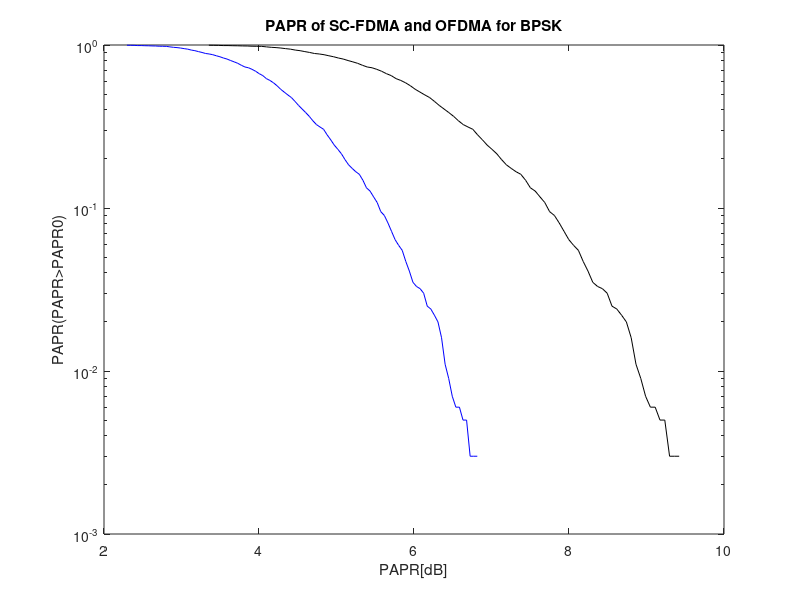

This figure's MATLAB source:
function paprSCFDMA()
   dataType = 'B-PSK'; % Modulation format.
   NS = 512; % Number of total subcarriers.
   Symbols = 16; % Data block size.
   Q = NS/Symbols; % Bandwidth spreading factor of SC-FDMA.
   BW = 5e6; % System bandwidth.
   Ts = 1/BW; % sampling rate.
   osf = 4; % Oversampling factor.
   Nsub = NS;
   Fsub = (0:Nsub-1)*BW/Nsub; % Subcarrier spacing of OFDMA.
   Runs = 1e3; % Number of iterations.
   papr1 = zeros(1,Runs); % Initialize the PAPR results for sc-fdma.
   papr3 = zeros(1,Runs); % Initialize the PAPR results for OFDMA
   for n = 1:Runs,
    % Generate random data.
    if strcmp(dataType , 'B-PSK') == 1
        tmp = round(rand(Symbols,2));
        tmp = tmp*2 - 1;
        data = (tmp(:,1) + 1i*tmp(:,2))/sqrt(2);
    elseif strcmp(dataType, '16QAM') == 1
        dataSet = [-3+3i -1+3i 1+3i 3+3i ...
                   -3+1i -1+1i 1+1i 3+1i ...
                   -3-1i -1-1i 1-1i 3-1i ...
                   -3-3i -1-3i 1-3i 3-3i];
        dataSet = dataSet / sqrt(mean(abs(dataSet).^2));
        tmp = ceil(rand(Symbols,1)*16);
        for k = 1:Symbols,
            if tmp(k) == 0
                tmp(k) = 1;
            end
            data(k) = dataSet(tmp(k));
        end
        data = data';
    end
    % Convert data to frequency domain.
    Z1 = fft(data);
    Z2 = fft(data);
    % Initialize the subcarriers.
    Y1 = zeros(NS,1);
    Y2 = zeros(NS,1);
    % Subcarrier mapping for SC-FDMA
    Y1(1:Symbols) = Z1;
    Y2(1:Symbols) = Z2;
    % Convert data back to time domain.
    y1 = ifft(Y1);
    y2 = ifft(Y2);
    % OFDMA modulation.
    % Time range of the OFDMA symbol.
    t = 0:Ts/osf:Nsub*Ts;
    y3 = 0;
    for k = 1:Symbols,
        y3= y3 + data(k)*exp(1i*2*pi*Fsub(k)*t);
    end
    % Calculate PAPR.
    papr3(n) = 10*log10(max(abs(y3).^2) /mean(abs(y3).^2));
    papr1(n) = 10*log10(max(abs(y1).^2) /mean(abs(y1).^2));
    papr2(n) = 10*log10(max(abs(y2).^2) /mean(abs(y2).^2));
 end
 % Plot CCDF.
 figure
 [N,Z3] = hist(papr3, 100);
 [N,Z1] = hist(papr1, 100);
 [N,Z2] = hist(papr2, 100);
 semilogy(Z1,1-cumsum(N)/max(cumsum(N)),'b')
 hold on
 semilogy(Z3,1-cumsum(N)/max(cumsum(N)),'black')
 hold off
 title ('PAPR of SC-FDMA and OFDMA for BPSK')
 xlabel ('PAPR[dB]')
 ylabel ('{PAPR(PAPR>PAPR0)}')
 grid off;
 % Save data.
 % save paprSCFDMA
 % QPSK:
 if strcmp(dataType, 'QPSK') == 1
    tmp = round(rand(Symbols,4));
    tmp = tmp*2 - 1;
    data = (tmp(:,1) + 1i*tmp(:,2))/sqrt(2);
 % 16-QAM:
 elseif strcmp(dataType , '16QAM') == 1
 dataSet = [-3+3i -1+3i 1+3i 3+3i ...
            -3+1i -1+1i 1+1i 3+1i ...
            -3-1i -1-1i 1-1i 3-1i ...
            -3-3i -1-3i 1-3i 3-3i];
 % 64-QAM:
 elseif strcmp(dataType , '64QAM') == 1
 dataSet = [-5+5i -1+5i 1+5i 5+5i ...
            -5+1i -1+1i 1+1i 5+1i ...
            -5-1i -1-1i 1-1i 5-1i ...
            -5-5i -1-5i 1-5i 5-5i];
    end
end